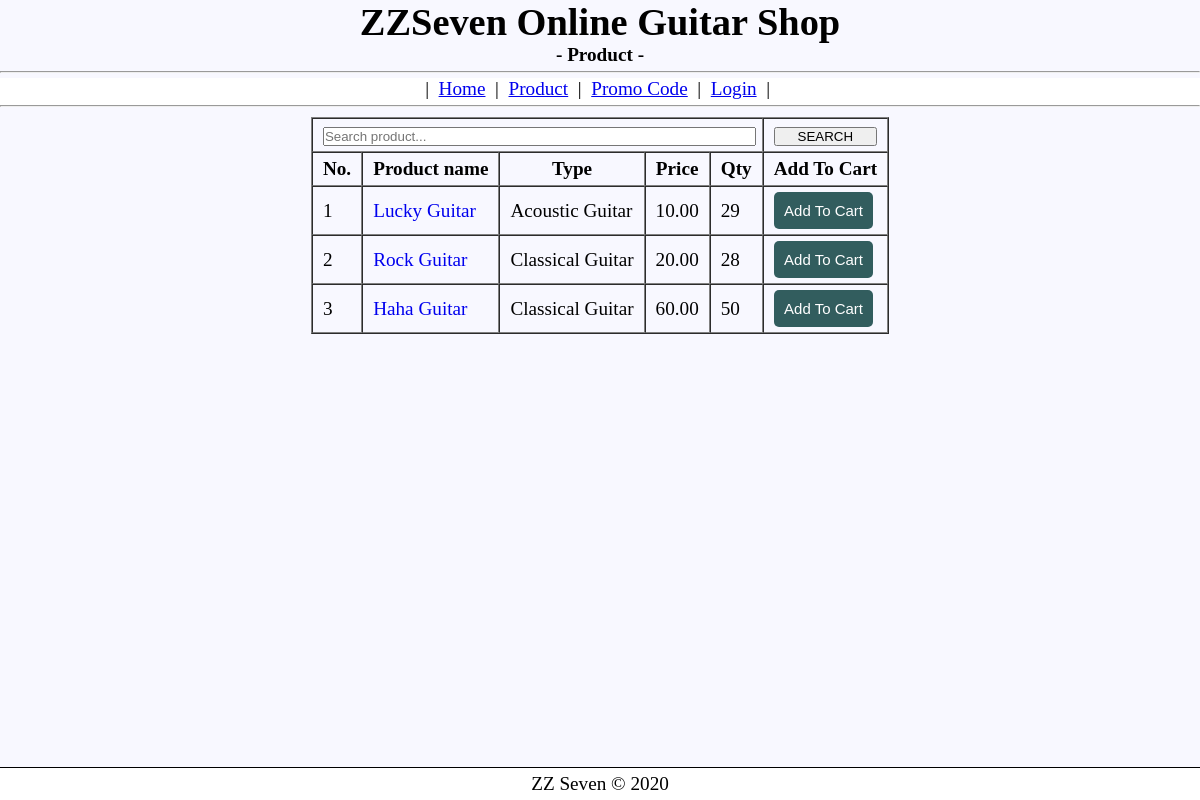
The page /product.php on the database its author committed.
### tables this page shows
CREATE TABLE inventory (
    id INT AUTO_INCREMENT NOT NULL PRIMARY KEY,
    idSeller INT,
    name VARCHAR(128),
    type TINYINT,
    price DECIMAL(8,2),
    quantityTotal SMALLINT,
    quantityLeft SMALLINT
);

CREATE TABLE inventorytype (
    id INT AUTO_INCREMENT NOT NULL PRIMARY KEY,
    name VARCHAR(64),
    commission DECIMAL(4,2)
);

### product.php (the view, shortened to what this page needs)
<?php
    require_once('output_f.php');
?>
    <table id="vp" border="1" cellspacing="0">
        <tr>
            <form action="product.php" method="POST" >
            <td colspan="5">
                <input style="width:100%;" type="text" maxlength="40" name="key" placeholder="Search product...">
            </td>
            <td>
                <input style="width:100%;" type="submit" name="search" value="SEARCH">
            </td>
            </form>
        </tr>
        <tr>
            <th>No.</th>
            <th>Product name</th>
            <th>Type</th>
            <th>Price</th>
            <th>Qty</th>
            <th>Add To Cart</th>
        </tr>
        <?php
            if(isset($_POST['search']) && isset($_POST['key'])){
                $key = $_POST['key'];
                $result = $conn->query("SELECT inventory.name, inventorytype.name, inventory.price, inventory.quantityLeft, inventory.id FROM inventory JOIN inventorytype ON inventorytype.id = inventory.type WHERE inventory.name LIKE '%$key%'");
            } else $result = $conn->query("SELECT inventory.name, inventorytype.name, inventory.price, inventory.quantityLeft, inventory.id FROM inventory JOIN inventorytype ON inventorytype.id = inventory.type");
            for($i=0;$i<$result->num_rows;$i++){
                echo '<tr><td>' . ($i+1) . '</td>';
                $row = $result -> fetch_array(MYSQLI_NUM);
                for($j=0;$j<count($row)-1;$j++){
                    if($j == 0) echo '<td><a style="text-decoration:none" href="productDetail.php?productName=' . $row[0] . '">' . $row[0] . '</a></td>';
                    else echo '<td>' . $row[$j] . '</td>';
                }
                ?>
                <td>
                    <form action="product.php" method="POST">
                        <input class="btn" type="submit" name="addc" value="Add To Cart">
                    </form>
                </td>
                <?php
                echo '</tr>';
            }
        ?>
    </table>

### style.css (style rules this page uses)
* { margin: 0px; padding: 0px; }
body { font-size: 120%; background: #F8F8FF; }
.btn { padding: 10px; font-size: 15px; color: white; background: #325d5e; border: none; border-radius: 5px; width: 96.5%; cursor: pointer; }
#vp { margin: 10px auto; }
#vp tr td, th { padding: 5px 10px; }

### rows shown on the page
inventory: name "Lucky Guitar", inventorytype.name "Acoustic Guitar", price "10.00", quantityLeft "29"
inventory: name "Rock Guitar", inventorytype.name "Classical Guitar", price "20.00", quantityLeft "28"
inventory: name "Haha Guitar", inventorytype.name "Classical Guitar", price "60.00", quantityLeft "50"

### other values the page prints
$title "Product"
